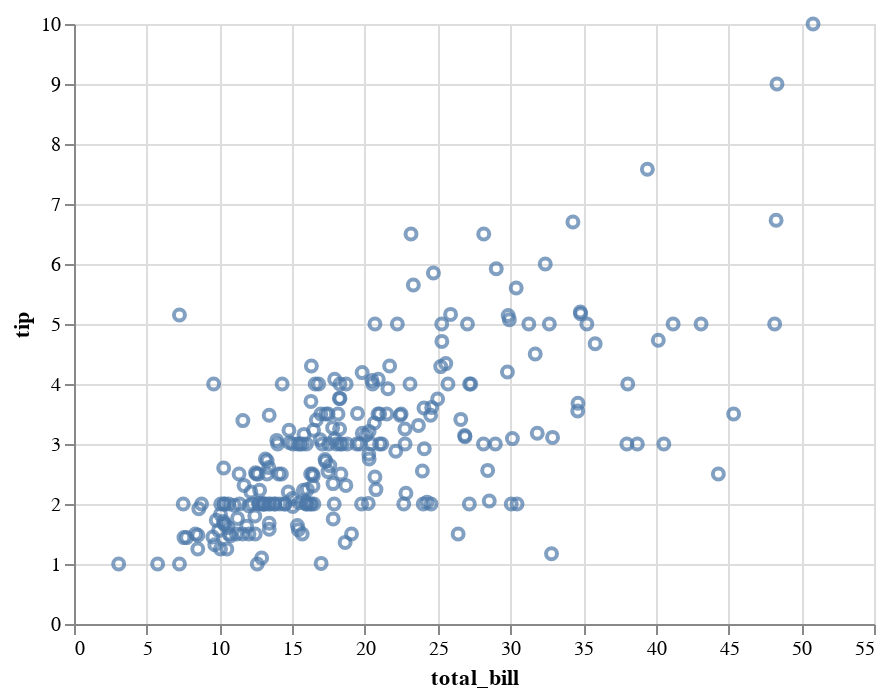

This figure's notebook cell:
### Code cell
chart = alt.Chart(tips).mark_point().encode(
    x='total_bill', 
    y='tip'
)
chart

### Figure 1 — Vega-Lite specification as saved in the notebook (floating-point values rounded to 4 significant figures; data arrays with more than 128 entries replaced by an {"elided": "..."} marker saying what was removed)
{"config": {"view": {"continuousWidth": 400, "continuousHeight": 300}}, "data": {"name": "data-362d1a3aede62850ce7cd49b1d5f5d1d"}, "mark": "point", "encoding": {"x": {"type": "quantitative", "field": "total_bill"}, "y": {"type": "quantitative", "field": "tip"}}, "$schema": "https://vega.github.io/schema/vega-lite/v4.0.2.json", "datasets": {"data-362d1a3aede62850ce7cd49b1d5f5d1d": {"elided": "244 records"}}}
